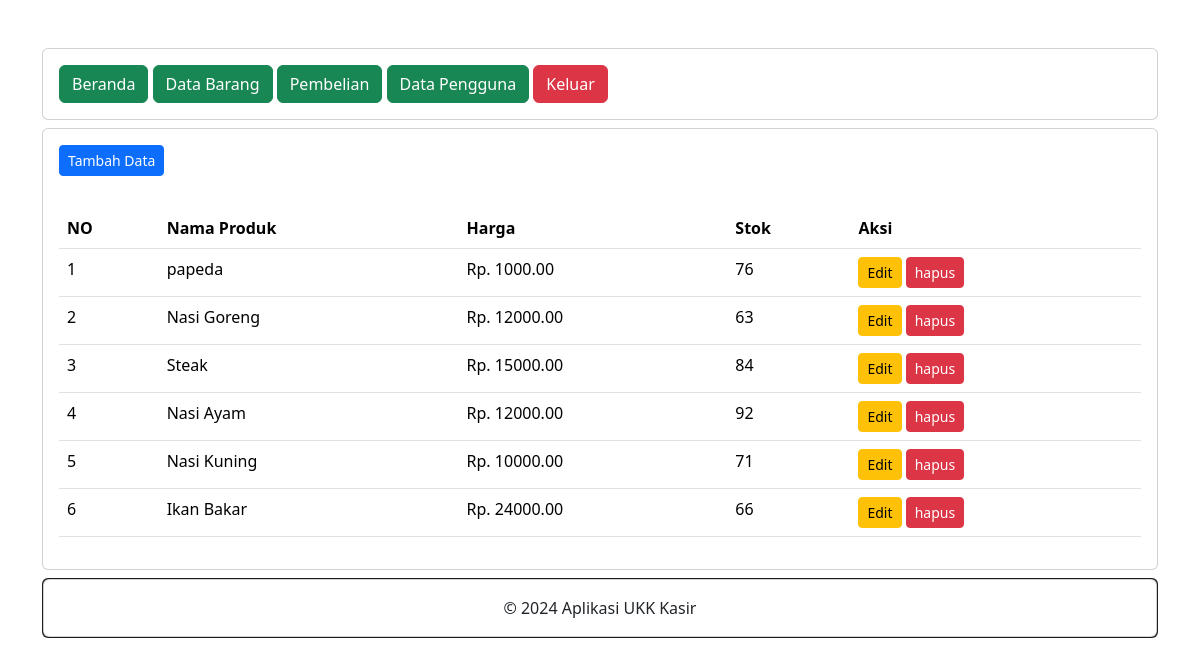
Page /administrator/data_barang.php (signed in) on the committed database.
### tables this page shows
CREATE TABLE `produk` (
  `ProdukID` int(11) NOT NULL,
  `NamaProduk` varchar(255) NOT NULL,
  `Harga` decimal(10,2) NOT NULL,
  `Stok` int(11) NOT NULL
);

### administrator/data_barang.php (the view, shortened to what this page needs)
<?php
include "header.php";
include "navbar.php";
?>
<div class="card mt-2 ">
    <div class="card-body">
        <button type="button" class="btn btn-primary btn-sm" data-bs-toggle="modal" data-bs-target="#tambah-data">
            Tambah Data
        </button>
    </div>
    <div class="card-body">
        <table class="table">
            <thead>
                <tr>
                    <th>NO</th>
                    <th>Nama Produk</th>
                    <th>Harga</th>
                    <th>Stok</th>
                    <th>Aksi</th>
                </tr>
            </thead>
            <tbody>
                <?php
                include '../koneksi.php';
                $no = 1;
                $data = mysqli_query($koneksi, "select * from produk");
                while ($d = mysqli_fetch_array($data)) {
                ?>
                    <tr>
                        <td><?php echo $no++; ?></td>
                        <td><?php echo $d['NamaProduk']; ?></td>
                        <td>Rp. <?php echo $d['Harga']; ?></td>
                        <td><?php echo $d['Stok']; ?></td>
                        <td>
                            <button type="button" class="btn btn-warning btn-sm" data-bs-toggle="modal" data-bs-target="#edit-data<?php echo $d['ProdukID']; ?>">Edit</button>
                            <button type="button" class="btn btn-danger btn-sm" data-bs-toggle="modal" data-bs-target="#hapus-data<?php echo $d['ProdukID']; ?>">hapus</button>
                        </td>
                    </tr>
                <?php } ?>
            </tbody>
        </table>
    </div>
</div>
<?php
include "footer.php";
?>

### administrator/header.php (shortened to what this page needs)
<!DOCTYPE html>
<html lang="en">
<head>
    <link rel="stylesheet" href="../assets/bootstrap-5.3.2/dist/css/bootstrap.min.css" >
</head>
<body>
    <div class="container">
        <div class="content">

### administrator/navbar.php
<div class="card mt-5">
    <div class="card-body mb-6">
        <a href="index.php" class="btn btn-success">Beranda</a>
        <a href="data_barang.php" class="btn btn-success">Data Barang</a>
        <a href="pembelian.php" class="btn btn-success">Pembelian</a>
        <a href="data_pengguna.php" class="btn btn-success">Data Pengguna</a>
        <a href="../logout.php" class="btn btn-danger">Keluar</a>
    </div>
</div>

### administrator/footer.php (shortened to what this page needs)
<div class="card mt-2 mb-5 bg-dark">
    <div class="card">
        <div class="card-body text-center">
            &copy; 2024 Aplikasi UKK Kasir
        </div>
    </div>
</div>
</body>
</html>

### rows in the picture
produk: NamaProduk "papeda", Harga "1000.00", Stok "76"
produk: NamaProduk "Nasi Goreng", Harga "12000.00", Stok "63"
produk: NamaProduk "Steak", Harga "15000.00", Stok "84"
produk: NamaProduk "Nasi Ayam", Harga "12000.00", Stok "92"
produk: NamaProduk "Nasi Kuning", Harga "10000.00", Stok "71"
produk: NamaProduk "Ikan Bakar", Harga "24000.00", Stok "66"
